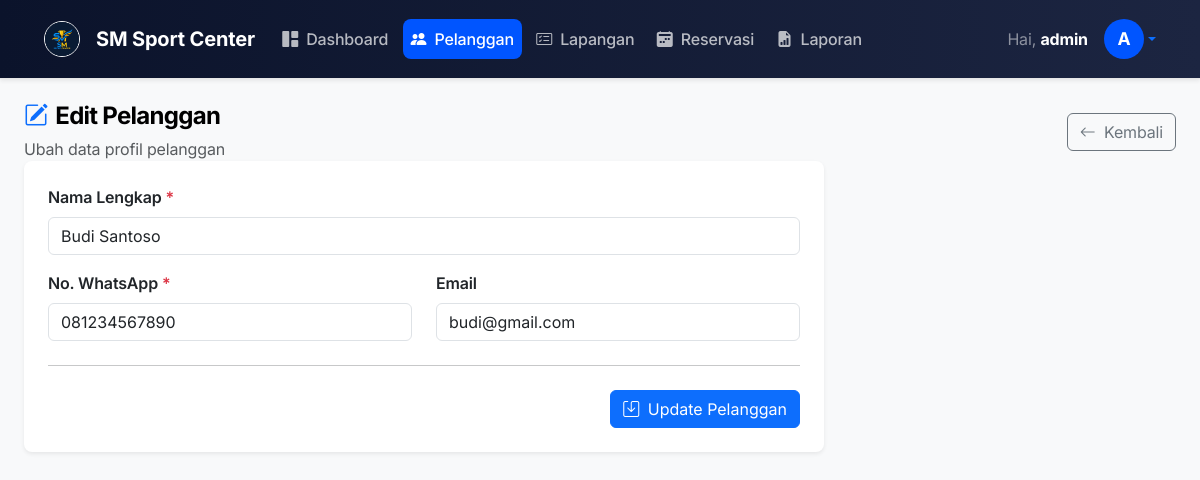
Page /pelanggan/edit.php?id=1 (signed in) on the committed database.
### tables this page shows
CREATE TABLE IF NOT EXISTS `pelanggan` (
  `id_pelanggan` INT AUTO_INCREMENT PRIMARY KEY,
  `nama` VARCHAR(100) NOT NULL,
  `no_hp` VARCHAR(20) NOT NULL,
  `email` VARCHAR(100) NOT NULL
);

### pelanggan/edit.php (the view, shortened to what this page needs)
<?php
require_once '../config/koneksi.php';
require_once '../includes/header.php';
$id = $_GET['id'] ?? 0;
$stmt = $koneksi->prepare("SELECT * FROM pelanggan WHERE id_pelanggan = ?");
$stmt->execute([$id]);
$data = $stmt->fetch();
?>
<div class="page-header d-flex justify-content-between align-items-center">
    <div>
        <h4><i class="bi bi-pencil-square me-2 text-primary"></i>Edit Pelanggan</h4>
        <p class="text-muted mb-0">Ubah data profil pelanggan</p>
    </div>
    <a href="index.php" class="btn btn-outline-secondary">
        <i class="bi bi-arrow-left me-1"></i> Kembali
    </a>
</div>
<div class="card shadow-sm border-0 mb-4" style="max-width: 800px;">
    <div class="card-body p-4">
        <form action="" method="POST">
            <div class="mb-3">
                <label class="form-label fw-semibold">Nama Lengkap <span class="text-danger">*</span></label>
                <input type="text" name="nama" class="form-control" value="<?= htmlspecialchars($_POST['nama'] ?? $data['nama']) ?>" required>
            </div>
            <div class="row mb-3">
                <div class="col-md-6">
                    <label class="form-label fw-semibold">No. WhatsApp <span class="text-danger">*</span></label>
                    <input type="text" name="no_hp" class="form-control" value="<?= htmlspecialchars($_POST['no_hp'] ?? $data['no_hp']) ?>" required>
                </div>
                <div class="col-md-6 mt-3 mt-md-0">
                    <label class="form-label fw-semibold">Email</label>
                    <input type="email" name="email" class="form-control" value="<?= htmlspecialchars($_POST['email'] ?? $data['email']) ?>">
                </div>
            </div>
            <hr class="my-4">
            <div class="d-flex justify-content-end gap-2">
                <button type="submit" class="btn btn-primary"><i class="bi bi-save me-1"></i> Update Pelanggan</button>
            </div>
        </form>
    </div>
</div>
<?php require_once '../includes/footer.php'; ?>

### assets/css/style.css (style rules this page uses)
:root { --primary: #0055ff; --on-primary: #ffffff; --canvas: #ffffff; --ink: #000000; --inverse-canvas: #000000; --inverse-ink: #ffffff; --hairline: #e6e6e6; --surface-soft: #f7f7f5; --block-lime: #dceeb1; --block-lilac: #c5b0f4; --block-cream: #f4ecd6; --block-mint: #c8e6cd; --block-navy: #1f1d3d; --font-sans: 'Inter', -apple-system, sans-serif; --font-mono: 'JetBrains Mono', monospace; --rounded-md: 8px; --rounded-lg: 24px; --rounded-pill: 50px; --sidebar-width: 270px; --sidebar-bg: linear-gradient(180deg, #0B132B 0%, #1C2541 100%); --sidebar-border: rgba(255, 255, 255, 0.1); --sidebar-text: #9ca3af; --bg-light: #f8fafc; --transition: 0.2s ease; }
*, *::before, *::after { box-sizing: border-box; margin: 0; padding: 0; }
body { font-family: var(--font-sans); background: var(--canvas); color: var(--ink); font-size: 16px; font-weight: 400; line-height: 1.5; min-height: 100vh; letter-spacing: -0.01em; }
h1, h2, h3, h4, h5, h6 { font-weight: 700; letter-spacing: -0.03em; color: var(--ink); line-height: 1.1; }
.card { border: 1px solid var(--hairline); border-radius: var(--rounded-md); background: #fff; box-shadow: none; }
.card-body { padding: 24px; }

### rows in the picture
pelanggan: nama "Budi Santoso", no_hp "081234567890", email "budi@gmail.com"

### other values in the picture
$_SESSION['username'] "admin"
substr($_SESSION['username'], 0, 1) "A"
